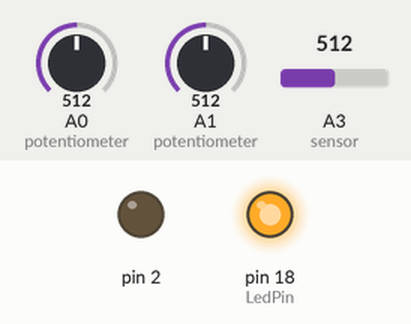
Recording of a sketch running on a simulated Arduino Pro Mini, built with avr-gcc and run on an emulated ATmega328P. Shown: output pins drawn as LEDs (lit = HIGH). Inputs (shaded band) come from the test bench; at power-on: A0 (potentiometer) = 512, A1 (potentiometer) = 512, A3 (sensor) = 512. MIDI output is not drawn.

Above: at 0.1 s.
At 2.2 s:
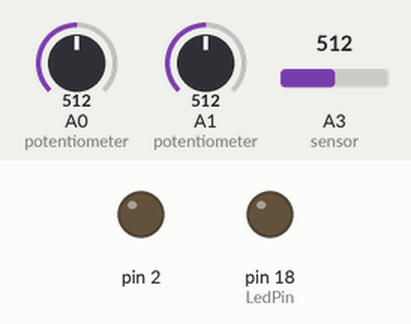
Timing chart, 0 to 3.7 s (numbered marks = the images above):
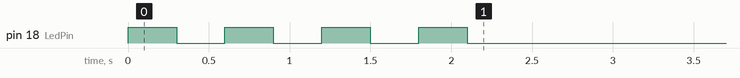

The sketch:

Breath-Injector.ino
```cpp
#include <MIDI.h>

MIDI_CREATE_DEFAULT_INSTANCE();

/*
NAME:                 MIB Breath Injector
WRITTEN BY:           JOHAN BERGLUND
DATE:                 2016-07-13
FILE SAVED AS:        Breath-Injector.ino
FOR:                  Arduino Pro Mini, ATmega328
CLOCK:                16.00 MHz CRYSTAL
PROGRAMME FUNCTION:   Input MIDI, add breath controller data, output merged data to MIDI
                      Freescale MPXV5004GP breath sensor connected for breath control
                      Optional dip switch for disconnecting RX line from MIDI

HARDWARE NOTES:
* For the MIDI connection, attach a MIDI out Female 180 Degree 5-Pin DIN socket to Arduino.
* Socket is seen from solder tags at rear.
*
* DIN-5 pinout for MIDI output is:                         _______
*    pin 2 - GND                                          /       \
*    pin 4 - 220 ohm resistor to +5V                     | 1     3 |  MIDI jack
*    pin 5 - Arduino Pin 1 (TX) via a 220 ohm resistor   |  4   5  |
*    all other pins - unconnected                         \___2___/
*
* DIN-5 pinout for MIDI input is:                          _______
*    pin 2 - GND                                          /       \
*    pin 4 - 220 ohm resistor to pin 2 of 6N139          | 1     3 |  MIDI jack
*    pin 5 - to pin 3 of 6N139                           |  4   5  |
*    all other pins - unconnected                         \___2___/
*
* 6N139 optocoupler connections:
*    pin 8 - to +5V
*    pin 7 - via 1k8 ohm resistor to GND
*    pin 6 - to Arduino pin 0 (RX) via optional disconnection switch
*    pin 5 - GND
*    pin 4 - n/c
*    pin 3 - MIDI jack pin 5
*    pin 2 - MIDI jack pin 4 via 220 ohm resistor
*    pin 1 - n/c
*    also connected, a 1N4148 diode from pin 3 to pin 2,
*    a 1k8 ohm resistor between pins 6 and 8,
*    and a 100 nF capacitor between pins 8 and 5
*
* The Freescale MPXV5004GP pressure sensor output (V OUT) is connected to Arduino pin A3.
* Other 5V sensors can be used if thr/max values are altered or potentiometers installed.
* Examples of other sensors suitable for use: Freescale MPX5010GP, MPXV4006GP
*
* Sensor pinout
* 1: n/c
* 2: V OUT
* 3: GND
* 4: VCC (to 5V)
* 5: n/c
* 6: n/c
* 7: n/c
* 8: n/c
*
* Optional potentiometers for adjusting values for threshold and max breath are connected to
* analog inputs A0 and A1.
*
* For a proper schematic of this, see github repository at https://github.com/Trasselfrisyr/MIB/Breath-Injector/
*/


//_______________________________________________________________________________________________ DECLARATIONS


#define CC_Interval 10  // Interval for sending CC data
#define CC_Number 2     // Controller number (2=Breath, 1=Mod Wheel, 7=Volume, 11=Expression, 74=Cutoff)
#define AT_Enable 1     // Send breath as channel aftertouch (0=Off, 1=On, 2=Exclusively)
#define POT_Avail 1     // Potentiometers installed at A0 and A1?

unsigned long ccSendTime = 0L;     // The last time we sent CC values

int pressureSensor=0;  // pressure data from breath sensor, for midi breath cc and breath threshold checks
byte itsOn=0;        // keep track and make sure we send CC with 0 value when off threshold
int ON_Thr=350;      // Set threshold level before switching ON (value to use if no pots installed, suits MPXV5004GP)
int breath_max=1023; // Upper limit for pressure (value to use if no pots installed, suits MPXV5004GP)

byte x;
byte LedPin=18;    // select the pin for the LED
byte channel=1;    // MIDI channel
float smooth=0.03; // smoothing value

//_______________________________________________________________________________________________ SETUP

void setup() {
  pinMode(LedPin,OUTPUT);
  pinMode(2,OUTPUT);
  digitalWrite(2,LOW); // set pin 2 low to enable DIN MIDI on MIB mkII board

  MIDI.begin(channel);

  for (x=1; x<=4; x++){  // Do the flashy-flashy to say we are up and running
    digitalWrite( LedPin, HIGH );
    delay(300);
    digitalWrite( LedPin, LOW );
    delay(300);
  }
}


//_______________________________________________________________________________________________ MAIN LOOP

void loop() {
  if (POT_Avail) {
    ON_Thr=map(analogRead(A0),0,1023,0,850);  // set threshold value with potentiometer on A0
    breath_max=map(analogRead(A1),0,1023,150,1023); // set max value with potentiometer on A1
    if ((ON_Thr+127) > breath_max){            // make sure max value always has a minimum offset from thr
      breath_max=ON_Thr+127;
    }
  }
  pressureSensor=pressureSensor*(1-smooth)+analogRead(A3)*smooth;   // get pressure sensor data, do some smoothing
  MIDI.read();
  if (millis() - ccSendTime > CC_Interval) {  // is it time for sending breath data?
   if (pressureSensor >= ON_Thr) {            // if we are over the threshold, send breath
     breath();
     itsOn=1;
    } else if (itsOn) {                       // we have just gone below threshold, so send zero value
     breathOff();
     itsOn=0;
    }
    ccSendTime = millis();                   // reset cc timer
  }
}

//_______________________________________________________________________________________________ FUNCTIONS

void breath(){
  int breathCC;
  breathCC = map(constrain(pressureSensor,ON_Thr,breath_max),ON_Thr,breath_max,1,127);
  digitalWrite(LedPin, HIGH);
  if (AT_Enable != 2) {
    MIDI.sendControlChange(CC_Number, breathCC, channel);
  }
  if (AT_Enable) {
    MIDI.sendAfterTouch(breathCC, channel);
  }
  digitalWrite(LedPin, LOW);
}

//***********************************************************

void breathOff(){
  digitalWrite(LedPin, HIGH);
  if (AT_Enable != 2) {
    MIDI.sendControlChange(CC_Number, 0, channel);
  }
  if (AT_Enable) {
    MIDI.sendAfterTouch(0, channel);
  }
  digitalWrite(LedPin, LOW);
}
```
